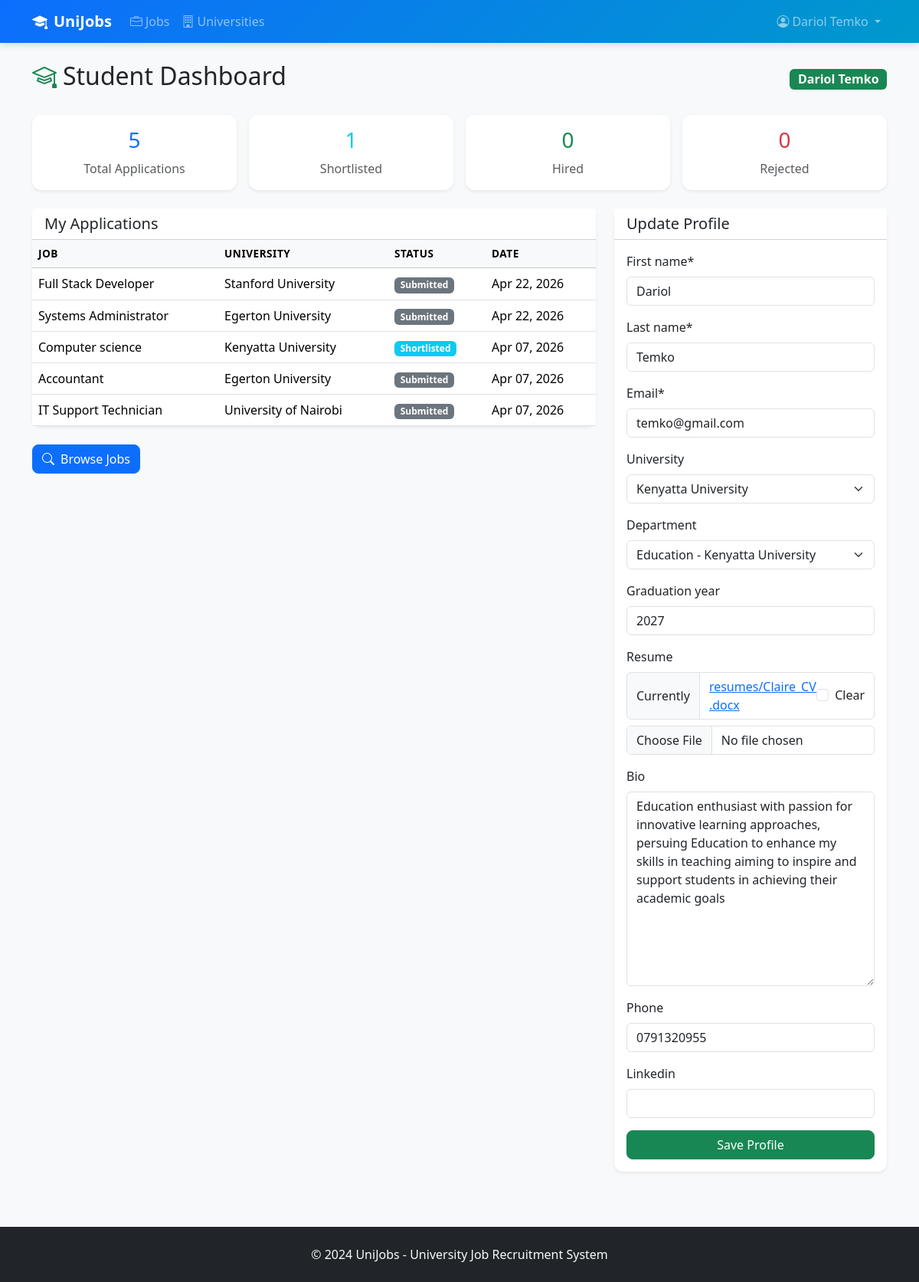
Page /dashboards/student/ (signed in) on the committed database.
### accounts/models.py (models this page shows, shortened)
class CustomUser(AbstractBaseUser, PermissionsMixin):
    ROLE_CHOICES = [
        ('student', 'Student / Job Seeker'),
        ('employer', 'Employer'),
        ('university_staff', 'University Staff'),
        ('admin', 'Admin'),
    ]
    email = models.EmailField(unique=True)
    first_name = models.CharField(max_length=100)
    last_name = models.CharField(max_length=100)
    role = models.CharField(max_length=20, choices=ROLE_CHOICES, default='student')
    is_active = models.BooleanField(default=True)
    is_staff = models.BooleanField(default=False)
    date_joined = models.DateTimeField(auto_now_add=True)
    USERNAME_FIELD = 'email'
    REQUIRED_FIELDS = ['first_name', 'last_name', 'role']
    objects = CustomUserManager()
    def get_full_name(self):
        return f"{self.first_name} {self.last_name}"

class StudentProfile(models.Model):
    user = models.OneToOneField(CustomUser, on_delete=models.CASCADE, related_name='student_profile')
    university = models.ForeignKey('universities.University', on_delete=models.SET_NULL, null=True, blank=True)
    department = models.ForeignKey('universities.Department', on_delete=models.SET_NULL, null=True, blank=True)
    graduation_year = models.PositiveIntegerField(null=True, blank=True)
    resume = models.FileField(upload_to='resumes/', null=True, blank=True)
    bio = models.TextField(blank=True)
    phone = models.CharField(max_length=20, blank=True)
    linkedin = models.URLField(blank=True)

### jobs/models.py (models this page shows, shortened)
class Application(models.Model):
    STATUS_CHOICES = [
        ('submitted', 'Submitted'),
        ('shortlisted', 'Shortlisted'),
        ('rejected', 'Rejected'),
        ('hired', 'Hired'),
    ]
    job = models.ForeignKey(Job, on_delete=models.CASCADE, related_name='applications')
    student = models.ForeignKey(settings.AUTH_USER_MODEL, on_delete=models.CASCADE, related_name='applications')
    resume = models.FileField(upload_to='applications/resumes/', null=True, blank=True)
    cover_letter = models.TextField(blank=True)
    status = models.CharField(max_length=20, choices=STATUS_CHOICES, default='submitted')
    applied_at = models.DateTimeField(auto_now_add=True)
    updated_at = models.DateTimeField(auto_now=True)
    class Meta:
        unique_together = ['job', 'student']
        ordering = ['-applied_at']

class Job(models.Model):
    JOB_TYPE_CHOICES = [
        ('full_time', 'Full-Time'),
        ('part_time', 'Part-Time'),
        ('internship', 'Internship'),
        ('contract', 'Contract'),
        ('volunteer', 'Volunteer'),
    ]
    STATUS_CHOICES = [
        ('pending', 'Pending Approval'),
        ('approved', 'Approved'),
        ('rejected', 'Rejected'),
    ]
    employer = models.ForeignKey(settings.AUTH_USER_MODEL, on_delete=models.CASCADE, related_name='posted_jobs')
    university = models.ForeignKey('universities.University', on_delete=models.CASCADE, related_name='jobs')
    department = models.ForeignKey('universities.Department', on_delete=models.SET_NULL, null=True, blank=True, related_name='jobs')
    title = models.CharField(max_length=200)
    description = models.TextField()
    requirements = models.TextField(blank=True)
    location = models.CharField(max_length=200)
    job_type = models.CharField(max_length=20, choices=JOB_TYPE_CHOICES, default='full_time')
    salary_range = models.CharField(max_length=100, blank=True)
    application_deadline = models.DateField(null=True, blank=True)
    is_approved = models.BooleanField(default=False)
    approval_status = models.CharField(max_length=20, choices=STATUS_CHOICES, default='pending')
    approved_by = models.ForeignKey(
        settings.AUTH_USER_MODEL, on_delete=models.SET_NULL, null=True, blank=True, related_name='approved_jobs'
    )
    is_active = models.BooleanField(default=True)
    created_at = models.DateTimeField(auto_now_add=True)
    updated_at = models.DateTimeField(auto_now=True)
    class Meta:
        ordering = ['-created_at']

### universities/models.py (models this page shows)
class University(models.Model):
    name = models.CharField(max_length=200, unique=True)
    address = models.TextField()
    website = models.URLField(blank=True)
    logo = models.ImageField(upload_to='university_logos/', null=True, blank=True)
    description = models.TextField(blank=True)
    founded_year = models.PositiveIntegerField(null=True, blank=True)
    created_at = models.DateTimeField(auto_now_add=True)
    class Meta:
        verbose_name_plural = 'Universities'
        ordering = ['name']
    def __str__(self):
        return self.name

class Department(models.Model):
    name = models.CharField(max_length=200)
    university = models.ForeignKey(University, on_delete=models.CASCADE, related_name='departments')
    description = models.TextField(blank=True)
    head = models.CharField(max_length=100, blank=True)
    class Meta:
        unique_together = ['name', 'university']
        ordering = ['name']
    def __str__(self):
        return f"{self.name} - {self.university.name}"

### dashboards/views.py (the view)
# urls.py: path('student/', views.student_dashboard, name='student_dashboard'),
@login_required
def student_dashboard(request):
    if request.user.role != 'student':
        return redirect('dashboard_redirect')
    try:
        profile = request.user.student_profile
    except Exception:
        profile = None
    applications = Application.objects.filter(student=request.user).select_related('job', 'job__university').order_by('-applied_at')
    stats = {
        'total_applications': applications.count(),
        'shortlisted': applications.filter(status='shortlisted').count(),
        'hired': applications.filter(status='hired').count(),
        'rejected': applications.filter(status='rejected').count(),
    }
    if request.method == 'POST':
        user_form = UserUpdateForm(request.POST, instance=request.user)
        profile_form = StudentProfileForm(request.POST, request.FILES, instance=profile)
        if user_form.is_valid() and profile_form.is_valid():
            user_form.save()
            profile_form.save()
            messages.success(request, 'Profile updated successfully!')
            return redirect('student_dashboard')
    else:
        user_form = UserUpdateForm(instance=request.user)
        profile_form = StudentProfileForm(instance=profile)
    return render(request, 'dashboards/student_dashboard.html', {
        'profile': profile,
        'applications': applications[:5],
        'stats': stats,
        'user_form': user_form,
        'profile_form': profile_form,
        'title': 'Student Dashboard',
    })

### accounts/forms.py
class UserUpdateForm(forms.ModelForm):
    class Meta:
        model = CustomUser
        fields = ['first_name', 'last_name', 'email']

class StudentProfileForm(forms.ModelForm):
    class Meta:
        model = StudentProfile
        fields = ['university', 'department', 'graduation_year', 'resume', 'bio', 'phone', 'linkedin']

### templates/dashboards/student_dashboard.html (shortened to what this page needs)
{% extends 'base.html' %}
{% load crispy_forms_tags %}
{% block content %}
<div class="d-flex justify-content-between align-items-center mb-4">
    <h2><i class="bi bi-mortarboard me-2 text-success"></i>Student Dashboard</h2>
    <span class="badge bg-success fs-6">{{ user.get_full_name }}</span>
</div>
<div class="row g-3 mb-4">
    <div class="col-md-3">
        <div class="card text-center border-0 shadow-sm">
            <div class="card-body py-3">
                <h3 class="text-primary">{{ stats.total_applications }}</h3>
                <p class="mb-0 text-muted">Total Applications</p>
            </div>
        </div>
    </div>
    <div class="col-md-3">
        <div class="card text-center border-0 shadow-sm">
            <div class="card-body py-3">
                <h3 class="text-info">{{ stats.shortlisted }}</h3>
                <p class="mb-0 text-muted">Shortlisted</p>
            </div>
        </div>
    </div>
    <div class="col-md-3">
        <div class="card text-center border-0 shadow-sm">
            <div class="card-body py-3">
                <h3 class="text-success">{{ stats.hired }}</h3>
                <p class="mb-0 text-muted">Hired</p>
            </div>
        </div>
    </div>
    <div class="col-md-3">
        <div class="card text-center border-0 shadow-sm">
            <div class="card-body py-3">
                <h3 class="text-danger">{{ stats.rejected }}</h3>
                <p class="mb-0 text-muted">Rejected</p>
            </div>
        </div>
    </div>
</div>
<div class="row">
    <div class="col-md-8">
        <div class="card border-0 shadow-sm mb-4">
            <div class="card-header bg-white"><h5 class="mb-0">My Applications</h5></div>
            <div class="card-body p-0">
                {% if applications %}
                <div class="table-responsive">
                    <table class="table table-hover mb-0">
                        <thead class="table-light">
                            <tr><th>Job</th><th>University</th><th>Status</th><th>Date</th></tr>
                        </thead>
                        <tbody>
                            {% for app in applications %}
                            <tr>
                                <td>{{ app.job.title }}</td>
                                <td>{{ app.job.university.name }}</td>
                                <td>
                                    <span class="badge bg-{% if app.status == 'hired' %}success{% elif app.status == 'shortlisted' %}info{% elif app.status == 'rejected' %}danger{% else %}secondary{% endif %}">
                                        {{ app.get_status_display }}
                                    </span>
                                </td>
                                <td>{{ app.applied_at|date:"M d, Y" }}</td>
                            </tr>
                            {% endfor %}
                        </tbody>
                    </table>
                </div>
                {% else %}
                <p class="text-muted p-3">No applications yet. <a href="{% url 'job_list' %}">Browse jobs</a></p>
                {% endif %}
            </div>
        </div>
        <a href="{% url 'job_list' %}" class="btn btn-primary"><i class="bi bi-search me-2"></i>Browse Jobs</a>
    </div>
    <div class="col-md-4">
        <div class="card border-0 shadow-sm">
            <div class="card-header bg-white"><h5 class="mb-0">Update Profile</h5></div>
            <div class="card-body">
                <form method="post" enctype="multipart/form-data">
                    {{ user_form|crispy }}
                    {{ profile_form|crispy }}
                    <button type="submit" class="btn btn-success w-100">Save Profile</button>
                </form>
            </div>
        </div>
    </div>
</div>
{% endblock %}

### templates/base.html (shortened to what this page needs)
<!DOCTYPE html>
<html lang="en">
<head>
    <link href="https://cdn.jsdelivr.net/npm/bootstrap@5.3.2/dist/css/bootstrap.min.css" rel="stylesheet">
    <link href="https://cdn.jsdelivr.net/npm/bootstrap-icons@1.11.1/font/bootstrap-icons.css" rel="stylesheet">
    {% load static %}
    <link rel="stylesheet" href="{% static 'css/custom.css' %}">
</head>
<body>
<nav class="navbar navbar-expand-lg navbar-dark bg-primary">
    <div class="container">
        <a class="navbar-brand fw-bold" href="{% url 'job_list' %}">
            <i class="bi bi-mortarboard-fill me-2"></i>UniJobs
        </a>
        <div class="collapse navbar-collapse" id="navMenu">
            <ul class="navbar-nav me-auto">
                <li class="nav-item">
                    <a class="nav-link" href="{% url 'job_list' %}"><i class="bi bi-briefcase me-1"></i>Jobs</a>
                </li>
                <li class="nav-item">
                    <a class="nav-link" href="{% url 'university_list' %}"><i class="bi bi-building me-1"></i>Universities</a>
                </li>
            </ul>
            <ul class="navbar-nav ms-auto">
                {% if user.is_authenticated %}
                    <li class="nav-item dropdown">
                        <a class="nav-link dropdown-toggle" href="#" data-bs-toggle="dropdown">
                            <i class="bi bi-person-circle me-1"></i>{{ user.get_full_name }}
                        </a>
                    </li>
                {% endif %}
            </ul>
        </div>
    </div>
</nav>
<main class="container py-4">
    {% block content %}{% endblock %}
</main>
<footer class="bg-dark text-light py-4 mt-5">
    <div class="container text-center">
        <p class="mb-0">&copy; 2024 UniJobs - University Job Recruitment System</p>
    </div>
</footer>
</body>
</html>

### static/css/custom.css (style rules this page uses)
:root { --primary-gradient: linear-gradient(135deg, #0d6efd, #0099cc); }
body { background-color: #f8f9fa; font-family: 'Segoe UI', system-ui, -apple-system, sans-serif; }
.navbar { background: var(--primary-gradient) !important; box-shadow: 0 2px 10px rgba(0,0,0,0.15); }
.card { border-radius: 12px; transition: transform 0.2s, box-shadow 0.2s; }
.btn { border-radius: 8px; }
.badge { border-radius: 6px; }
.table th { font-weight: 600; font-size: 0.85rem; text-transform: uppercase; letter-spacing: 0.5px; }

### rows in the picture
CustomUser: get_full_name "Dariol Temko", first_name "Dariol", last_name "Temko", email "temko@gmail.com"
Application: job "Full Stack Developer", job.university.name "Stanford University", status "Submitted", applied_at "Apr 22, 2026"
Application: job "Systems Administrator", job.university.name "Egerton University", status "Submitted", applied_at "Apr 22, 2026"
Application: job "Computer science", job.university.name "Kenyatta University", status "Shortlisted", applied_at "Apr 07, 2026"
Application: job "Accountant", job.university.name "Egerton University", status "Submitted", applied_at "Apr 07, 2026"
Application: job "IT Support Technician", job.university.name "University of Nairobi", status "Submitted", applied_at "Apr 07, 2026"
Department: university "Kenyatta University"
StudentProfile: department "Education - Kenyatta University", graduation_year "2027", bio "Education enthusiast with passion for innovative learning approaches, persuing Education to enhance my skills in teaching aiming to inspire and support students in achieving their academic goals", phone "0791320955"

### other values in the picture
{{ stats.total_applications }} "5"
{{ stats.shortlisted }} "1"
{{ stats.hired }} "0"
{{ stats.rejected }} "0"
